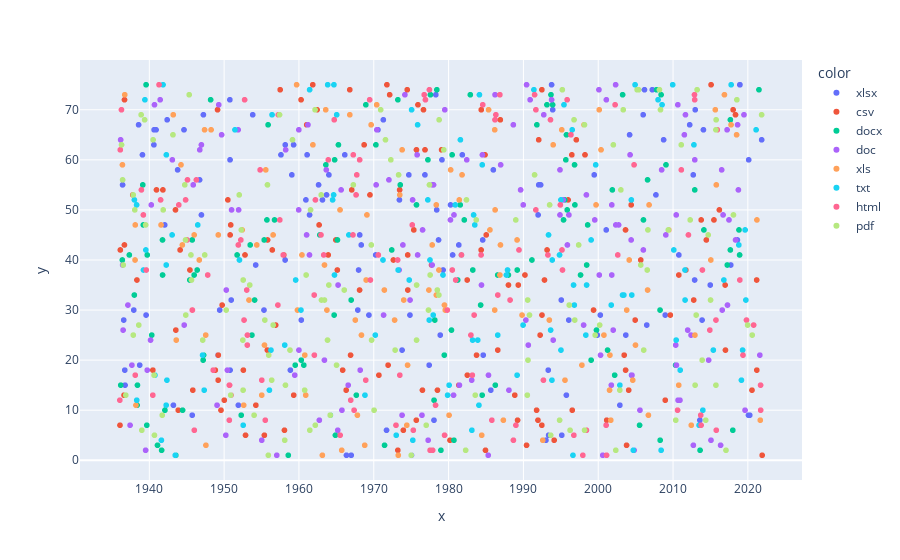

Here is the notebook cell this chart was saved with:
### Code cell
fig = px.scatter(x=df.date, y=df.files, color=df.file_type)
fig.show()
